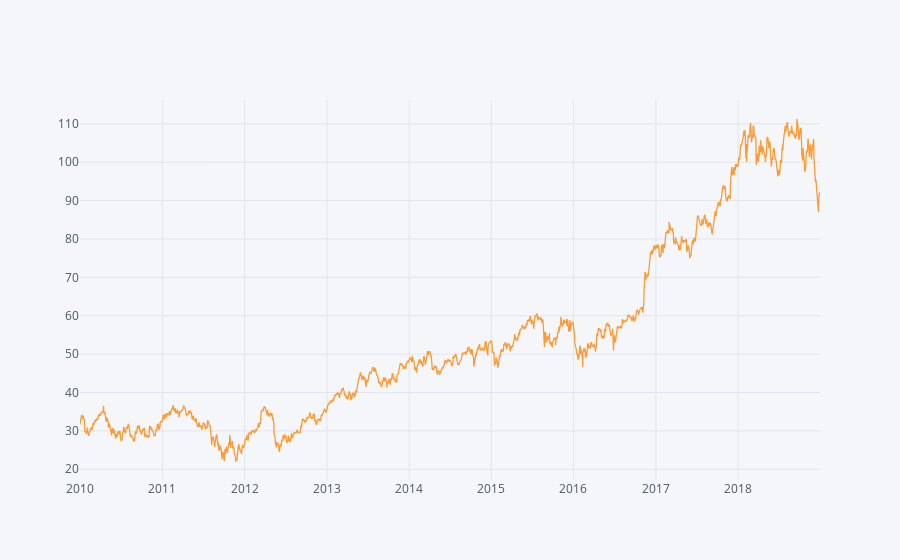

Notebook code for this chart:
### Code cell
df['Adj Close'].iplot()

### Figure 1 — Plotly figure (JSON) as saved in the notebook; plotly's stock layout.template omitted (floating-point values rounded to 4 significant figures; data arrays with more than 128 entries replaced by an {"elided": "..."} marker saying what was removed)
{"data": [{"line": {"color": "rgba(255, 153, 51, 1.0)", "dash": "solid", "shape": "linear", "width": 1.3}, "mode": "lines", "name": "Adj Close", "text": "", "type": "scatter", "x": {"elided": "2265 str values"}, "y": {"elided": "2265 float values"}}], "layout": {"legend": {"bgcolor": "#F5F6F9", "font": {"color": "#4D5663"}}, "paper_bgcolor": "#F5F6F9", "plot_bgcolor": "#F5F6F9", "title": {"font": {"color": "#4D5663"}}, "xaxis": {"gridcolor": "#E1E5ED", "showgrid": true, "tickfont": {"color": "#4D5663"}, "title": {"font": {"color": "#4D5663"}, "text": ""}, "zerolinecolor": "#E1E5ED"}, "yaxis": {"gridcolor": "#E1E5ED", "showgrid": true, "tickfont": {"color": "#4D5663"}, "title": {"font": {"color": "#4D5663"}, "text": ""}, "zerolinecolor": "#E1E5ED"}}}
